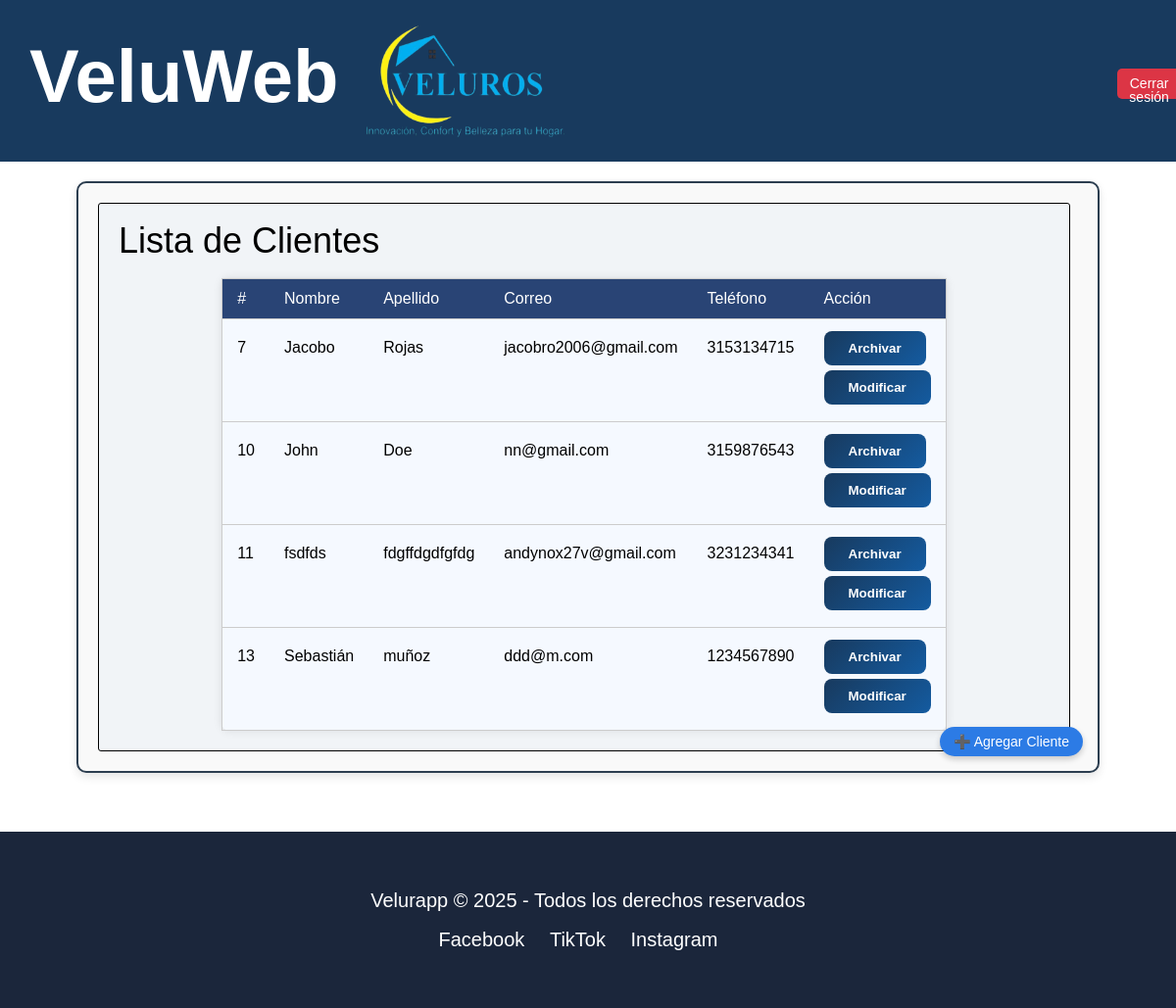
Page /tabla/ on the committed database.
### todo/models.py (models this page shows, shortened)
class Cliente(models.Model):
    nombre = models.CharField(max_length=100)
    apellido = models.CharField(max_length=100)
    correo = models.EmailField(unique=True)
    telefono = models.CharField(max_length=15)
    class Meta:
        ordering = ['id']

### todo/views.py (the view)
# urls.py: path('tabla/', views.tabla, name='tabla'),
def tabla(request):
    clientes = Cliente.objects.all()
    return render(request, 'todo/tabla.html', {'clientes': clientes})

### todo/templates/todo/tabla.html (shortened to what this page needs)
{% extends "todo/layout2.html" %}
{% load static %}
{% block content %}
<div class="contenedor-articulos" style="position: relative">
  <section>
    <h2>Lista de Clientes</h2>
    <table class="formulario">
      <thead>
        <tr>
          <th>#</th>
          <th>Nombre</th>
          <th>Apellido</th>
          <th>Correo</th>
          <th>Teléfono</th>
          <th>Acción</th>
        </tr>
      </thead>
      <tbody>
        {% for cliente in clientes %}
        <tr>
          <td>{{ cliente.id }}</td>
          <td>{{ cliente.nombre }}</td>
          <td>{{ cliente.apellido }}</td>
          <td>{{ cliente.correo }}</td>
          <td>{{ cliente.telefono }}</td>
          <td>
            <button class=" boton-accion btn btn-primary btn-lg">
            <a href="{% url 'eliminar' cliente.id %}">Archivar</a>
            </button>
            <button class="boton-accion btn btn-primary btn-lg">
            <a href="{% url 'editar' cliente.id %}">Modificar</a>
            </button>
          </td>
        </tr>
        {% empty %}
        <tr>
          <td colspan="6">No hay clientes registrados.</td>
        </tr>
        {% endfor %}
      </tbody>
    </table>
    <a href="{% url 'agregar' %}" class="boton-agregar-cliente">
      ➕ Agregar Cliente
    </a>
  </section>
</div>
{% endblock %}

### todo/templates/todo/layout2.html (shortened to what this page needs)
{% load static %}
<!doctype html>
<html lang="es">
<head>
  <link rel="stylesheet" href="{% static 'todo/styles.css' %}">
</head>
<body>
  <header>
    <div class="contenedor-encabezado">
      <h1>VeluWeb</h1>
      <img src="{% static 'todo/images/Veluroslogo.png' %}" alt="Logo de Veluros">
       <a href="{% url 'logout' %}" class="boton-cerrar-sesion">Cerrar sesión</a>
    </div>
  </header>
  <main id="contenido-principal">
    {% block content %}
    {% endblock %}
  </main>
  <footer>
    <p>Velurapp &copy; 2025 - Todos los derechos reservados</p>
    <ul>
      <li><a href="#">Facebook</a></li>
      <li><a href="#">TikTok</a></li>
      <li><a href="#">Instagram</a></li>
    </ul>
  </footer>
</body>
</html>

### todo/static/todo/styles.css (style rules this page uses)
html, body, div, span, applet, object, iframe, h1, h2, h3, h4, h5, h6, p, blockquote, pre, a, abbr, acronym, address, big, cite, code, del, dfn, em, img, ins, kbd, q, s, samp, small, strike, strong, sub, sup, tt, var, b, u, i, center, dl, dt, dd, ol, ul, li, fieldset, form, label, legend, table, caption, tbody, tfoot, thead, tr, th, td, article, aside, canvas, details, embed, figure, figcaption, footer, header, hgroup, menu, nav, output, ruby, section, summary, time, mark, audio, video { margin: 0; padding: 0; border: 0; font-size: 100%; font: inherit; vertical-align: baseline; }
article, aside, details, figcaption, figure, footer, header, hgroup, menu, nav, section { display: block; }
body { line-height: 1; }
ol, ul { list-style: none; }
table { border-collapse: collapse; border-spacing: 0; }
a { text-decoration: none; color: white; }
body { font-family: 'branding_proregular',Arial, Helvetica, sans-serif; }
header { color: #fff; background-color: #183a5e; padding: 20px; text-align: center; font-family: 'branding_proregular', sans-serif; }
header h1 { font-size: 76px; font-family: 'branding_proregular', sans-serif; font-weight: bold; padding: 20px 10px; }
header img { height: 125px; width: 215px; border-radius: 10px; }
.contenedor-encabezado { display: flex; gap: 10px; }
.contenedor-articulos { display: grid; grid-template-columns: repeat(3, 1fr); gap: 25px; margin: 40px auto; max-width: 1500px; position: relative; }
.boton-agregar-cliente { position: absolute; bottom: 15px; right: 15px; background-color: #2c7be5; color: white; padding: 8px 14px; border-radius: 20px; font-size: 14px; text-decoration: none; box-shadow: 0 3px 6px rgba(0, 0, 0, 0.2); transition: background-color 0.2s ease; }
.contenedor-articulos section { text-align: left; padding: 20px; border: 1px solid #000; border-radius: 3px; background-color: #f1f4f7; color: #000; font-size: 36px; font-weight: 200; width: 950px; }
.boton-accion { padding: 6px 12px; margin-bottom: 5px; border-radius: 4px; min-width: 80px; display: inline-block; }
.formulario { width: 100%; max-width: 600px; margin: 0 auto; padding: 20px; background-color: #f9f9f9; border-radius: 8px; }
.contenedor-articulos { background-color: #f9f9f9; border: 2px solid #2c3e50; border-radius: 10px; padding: 20px; margin: 20px auto; width: 100%; max-width: 1000px; box-shadow: 0 4px 10px rgba(0, 0, 0, 0.1); }
table.formulario { width: 100%; border-collapse: collapse; background-color: #f5f9ff; font-family: Arial, sans-serif; font-size: 16px; border: 1px solid #ccc; margin-top: 20px; box-shadow: 0 0 10px rgba(0,0,0,0.1); }
table.formulario th, table.formulario td { padding: 12px 15px; text-align: left; border-bottom: 1px solid #ccc; }
table.formulario thead { background-color: #294475; color: white; }
footer { bottom: 0; margin-top: 60px; background-color: #1B263B; text-align: center; padding: 60px 0; font-size: 20px; color: #fff; }
footer ul { list-style: none; margin-top: 20px; }
footer ul li { display: inline; margin-right: 20px; }
footer a { text-decoration: none; color: #fff; }
.btn-primary { background: linear-gradient(135deg, #183a5e 0%, #145ba0 100%); border: none; border-radius: 12px; padding: 12px 24px; font-weight: 600; transition: all 0.3s ease; }
.btn { padding: 10px 25px; border-radius: 8px; text-decoration: none; font-weight: bold; transition: all 0.3s ease; }
header a { margin-top: 50px; margin-left: 550px; }
.boton-cerrar-sesion { background-color: #dc3545; width: 100px; height: 15px; color: white; padding: 8px 12px; border-radius: 5px; text-decoration: none; font-size: 14px; transition: background-color 0.2s ease; }

### rows in the picture
Cliente: id "7", nombre "Jacobo", apellido "Rojas", correo "jacobro2006@gmail.com", telefono "3153134715"
Cliente: id "10", nombre "John", apellido "Doe", correo "nn@gmail.com", telefono "3159876543"
Cliente: id "11", nombre "fsdfds", apellido "fdgffdgdfgfdg", correo "andynox27v@gmail.com", telefono "3231234341"
Cliente: id "13", nombre "Sebastián", apellido "muñoz", correo "ddd@m.com", telefono "1234567890"
